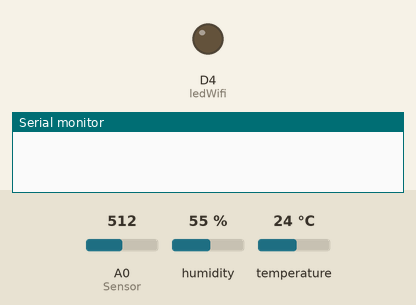
A sketch run on a simulated ESP8266 (NodeMCU). Parts: output pins drawn as LEDs (lit = HIGH), the last lines printed to the serial monitor. Inputs (shaded band) come from the test bench; at power-on: A0 (Sensor) = 512, humidity 55 %, temperature 24 °C. WiFi joins after 1.5 s; servers stay silent unless stated.

Above: at 0.1 s.
At 18.7 s:
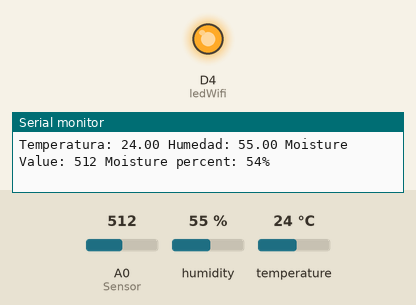
18.8 s: A0 (Sensor) set to 989
24.8 s: A0 (Sensor) set to 1014
Timing chart, 0 to 27.8 s (numbered marks = the images above; inputs shaded):
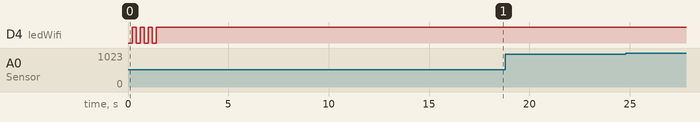

The sketch:

dht_and_suelo.ino
```cpp
#include <DHT.h>
#include <DHT_U.h>
#include <ESP8266WiFi.h>
#include <Ticker.h>

#define DHTPIN D2
#define ledWifi D4

// DHT
DHT dht(DHTPIN, DHT22);
float hume, temp;

//SUELO
const int AirValue = 720;   //you need to replace this value with Value_1
const int WaterValue = 340;  //you need to replace this value with Value_2
int soilMoistureValue = 0;
int soilmoisturepercent=0;

//Wifi

String ssid = "Fibertel WiFi536";
String password = "0041615824";
WiFiServer server(80);

byte cont = 0;
byte max_intentos = 50;
//led
Ticker tic_WifiLed;

void parpadeoLedWifi(){
  byte estado = digitalRead(ledWifi);
  digitalWrite(ledWifi,!estado);
}

void setup() {
  //inicia Serial
  pinMode(ledWifi,OUTPUT);
  Serial.begin(9600);
  Serial.println("\n");
  tic_WifiLed.attach(0.2,parpadeoLedWifi);

  //Wifi
  WiFi.begin(ssid,password);
  while (WiFi.status() != WL_CONNECTED and cont < max_intentos) {
    cont ++;
    delay (500);
    Serial.print("." );
  }
  Serial.println("");

  if(cont < max_intentos){
    Serial.println("***********************");
    Serial.print("Conectado a la red wifi: ");
    Serial.println(WiFi.SSID());
    Serial.print("IP: ");
    Serial.println(WiFi.localIP());
    Serial.print("macAddress: ");
    Serial.println(WiFi.macAddress());
    Serial.println("***********************");
  }
  else {
    Serial.println("---------------------------");
    Serial.println("Error de conexion");
    Serial.println("---------------------------");
  }
  tic_WifiLed.detach();
  digitalWrite(ledWifi,HIGH);

  server.begin();
  // DHT
  dht.begin();
  Serial.println("Reading From the Sensor ...");
  delay(2000);
}

void loop() {
  // DHT
  hume = dht.readHumidity();
  temp = dht.readTemperature();
  Serial.print("\nTemperatura: ");
  Serial.print(temp);
  Serial.print(" Humedad: ");
  Serial.print(hume);


  //SUELO
  soilMoistureValue = analogRead(A0);  //put Sensor insert into soil
  Serial.print(" Moisture Value: ");
  Serial.print(soilMoistureValue);
  Serial.print(" Moisture percent: ");
  soilmoisturepercent = map(soilMoistureValue, AirValue, WaterValue, 0, 100);
  if(soilmoisturepercent >= 100)
  {
    Serial.print("100 %");
  }
  else if(soilmoisturepercent <=0)
  {
    Serial.print("0 %");
  }
  else if(soilmoisturepercent >0 && soilmoisturepercent < 100)
  {
    Serial.print(soilmoisturepercent);
    Serial.print("%");
  }

  WiFiClient client = server.available();
  if (!client){
    return;
  }
  Serial.println("Nuevo cliente...");
  while (!client.available()){
    delay(1000);
  }
  String peticion = client.readStringUntil('\r');
  Serial.println(peticion);
  client.flush();


  client.println("HTTP/1.1 200 OK");
  client.println("");
  client.println("");
  client.println("");
  client.println("");


//INICIA LA PAGINA
  client.println("<!DOCTYPE html><html lang='en'><head><meta charset='UTF-8'>");
  client.println("<meta name='viewport' content='width=device-width, initial-scale=1.0'>");
  client.println("<title>Temperatura y Humedad</title></head>");
  client.println("<body style='font-family: Century gothic; width: 800;'><center>");
  client.println("<div style='box-shadow: 0px 0px 20px 8px rgba(0,0,0,0.22); padding: 20px; width: 300px; display: inline-block; margin: 30px;'> ");
  client.println("<h2>Temperatura = "+ String(temp) +"°C </h2>");
  client.println("<h2>Humedad = "+ String(hume)+" % </h2>");
  client.println("<h2>Humedad del suelo = "+ String(soilmoisturepercent) +" % </h2>");
  client.println("</div></center></body></html>");


  Serial.println("Peticion finalizada");
  delay(20000);

}
```
